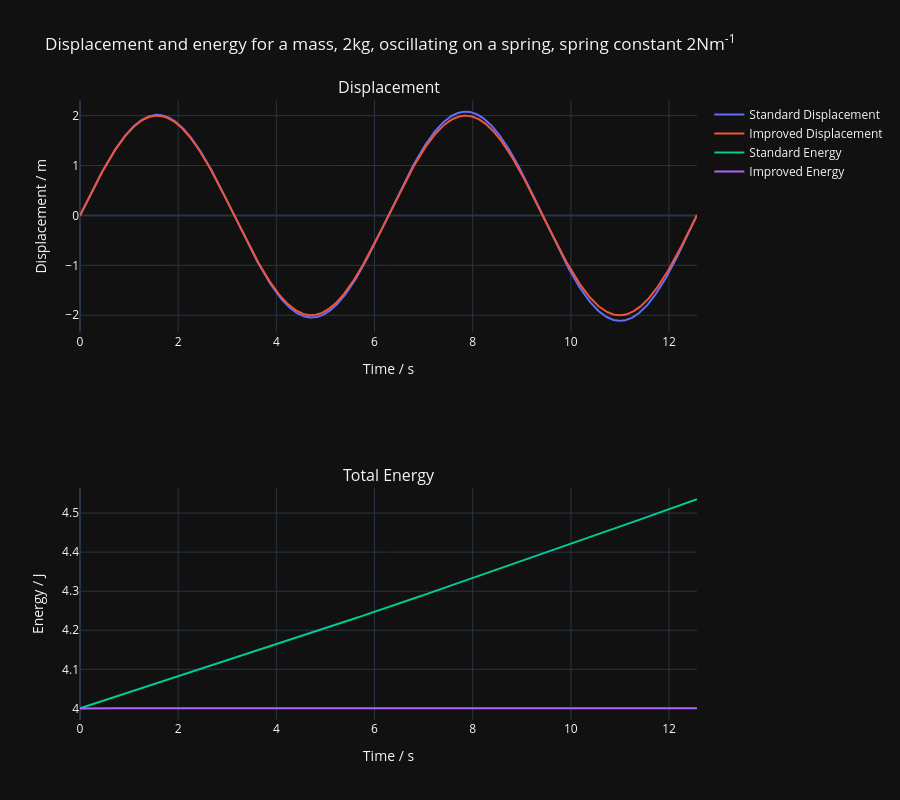

Write notebook code for a chart like this one.
### Markdown cell above
## Plot of Displacement and Energy

### Code cell
fig = sp.make_subplots(
    rows=2,
    cols=1, 
    subplot_titles=("Displacement", "Total Energy")
)

# Displacement 
fig.add_trace(go.Scatter(x=t, y=x_standard, name="Standard Displacement"), row=1, col=1)
fig.add_trace(go.Scatter(x=t, y=x_improved, name="Improved Displacement"), row=1, col=1)


# Energy
fig.add_trace(go.Scatter(x=t, y=E_standard, name="Standard Energy"), row=2, col=1)
fig.add_trace(go.Scatter(x=t, y=E_improved, name="Improved Energy"), row=2, col=1)

fig.update_xaxes(title_text="Time / s", col=1)
fig.update_yaxes(title_text="Displacement / m", col=1, row=1)
fig.update_yaxes(title_text="Energy / J", col=1, row=2)

fig.update_layout(
    title=f"Displacement and energy for a mass, {m}kg, oscillating on a spring, spring constant {k}Nm<sup>-1</sup>",
    template="plotly_dark",
    height=800
)

fig.show()

### Figure 1 — Plotly figure (JSON) as saved in the notebook; plotly's stock layout.template omitted (floating-point values rounded to 4 significant figures; data arrays with more than 128 entries replaced by an {"elided": "..."} marker saying what was removed)
{"data": [{"name": "Standard Displacement", "type": "scatter", "x": {"elided": "1258 float values"}, "xaxis": "x", "y": {"elided": "1258 float values"}, "yaxis": "y"}, {"name": "Improved Displacement", "type": "scatter", "x": {"elided": "1258 float values"}, "xaxis": "x", "y": {"elided": "1258 float values"}, "yaxis": "y"}, {"name": "Standard Energy", "type": "scatter", "x": {"elided": "1258 float values"}, "xaxis": "x2", "y": {"elided": "1258 float values"}, "yaxis": "y2"}, {"name": "Improved Energy", "type": "scatter", "x": {"elided": "1258 float values"}, "xaxis": "x2", "y": {"elided": "1258 float values"}, "yaxis": "y2"}], "layout": {"annotations": [{"font": {"size": 16}, "showarrow": false, "text": "Displacement", "x": 0.5, "xanchor": "center", "xref": "paper", "y": 1, "yanchor": "bottom", "yref": "paper"}, {"font": {"size": 16}, "showarrow": false, "text": "Total Energy", "x": 0.5, "xanchor": "center", "xref": "paper", "y": 0.375, "yanchor": "bottom", "yref": "paper"}], "height": 800, "title": {"text": "Displacement and energy for a mass, 2kg, oscillating on a spring, spring constant 2Nm<sup>-1</sup>"}, "xaxis": {"anchor": "y", "domain": [0, 1], "title": {"text": "Time / s"}}, "xaxis2": {"anchor": "y2", "domain": [0, 1], "title": {"text": "Time / s"}}, "yaxis": {"anchor": "x", "domain": [0.625, 1], "title": {"text": "Displacement / m"}}, "yaxis2": {"anchor": "x2", "domain": [0, 0.375], "title": {"text": "Energy / J"}}}}
